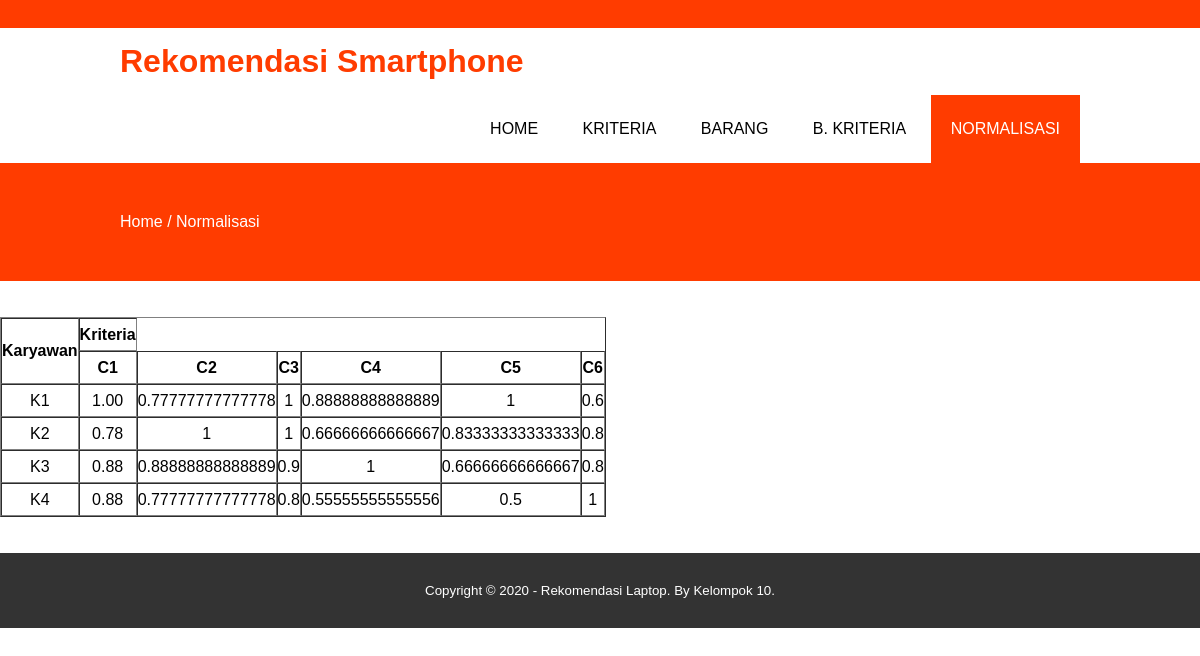
Screenshot of /normalisasi.php with the database file from the repository.
### tables this page shows
CREATE TABLE `kriteria_saw` (
  `id_kriteria` int(11) NOT NULL,
  `nama_kriteria` varchar(30) NOT NULL,
  `jenis` enum('cost','benefit') NOT NULL,
  `bobot` double NOT NULL
);

CREATE TABLE `karyawan_saw` (
  `id_karyawan` int(11) NOT NULL,
  `nama_karyawan` varchar(20) NOT NULL,
  `alamat` varchar(50) NOT NULL
);

### Saw.php (called while the page is built)
<?php
class Saw
{
  private $db;
  function __construct()
  {
    $this->db = new PDO('mysql:host=localhost;dbname=spk_saw', "root", "");
  }
  public function get_data_kriteria(){
    $stmt = $this->db->prepare("SELECT*FROM kriteria_saw ORDER BY id_kriteria");
    $stmt->execute();
		return $stmt;
  }
  public function get_data_karyawan(){
    $stmt = $this->db->prepare("SELECT*FROM karyawan_saw ORDER BY id_karyawan");
    $stmt->execute();
    return $stmt;
  }
  public function get_data_kriteria_id($id){
    $stmt = $this->db->prepare("SELECT*FROM kriteria_saw WHERE id_kriteria='$id' ORDER BY id_kriteria");
    $stmt->execute();
		return $stmt;
  }
  public function get_data_nilai_id($id){
    $stmt = $this->db->prepare("SELECT*FROM nilai_saw WHERE id_karyawan='$id' ORDER BY id_kriteria");
    $stmt->execute();
    return $stmt;
  }
  public function nilai_max($id){
    $stmt = $this->db->prepare("SELECT id_kriteria, MAX(nilai) AS max FROM nilai_saw WHERE id_kriteria='$id' GROUP BY id_kriteria");
    $stmt->execute();
    return $stmt;
  }
  public function nilai_min($id){
    $stmt = $this->db->prepare("SELECT id_kriteria, MIN(nilai) AS min FROM nilai_saw WHERE id_kriteria='$id' GROUP BY id_kriteria");
    $stmt->execute();
    return $stmt;
  }
}
 ?>

### normalisasi.php (the view, shortened to what this page needs)
<?php
$saw = new Saw();
 ?>
<html>
<head>
	<link rel="stylesheet" type="text/css" href="css/style.css">
	<link rel="stylesheet" type="text/css" href="https://cdnjs.cloudflare.com/ajax/libs/font-awesome/5.13.0/css/all.min.css">
</head>
<body>
	<div class="medsos">
		<div class="container">
			<ul>
			</ul>
		</div>
	</div>
	<header>
		<div class="container">
			<h1><a href="index.php">Rekomendasi Smartphone</a></h1>
			<ul>
				<li><a href="index.php">HOME</a></li>
				<li><a href="kriteria.php">KRITERIA</a></li>
				<li><a href="barang.php">BARANG</a></li>
				<li><a href="b_kriteria.php">B. KRITERIA</a></li>
                <li class="active"><a href="normalisasi.php">NORMALISASI</a></li>
			</ul>
		</div>
	</header>
	<section class="label">
		<div class="container">
			<p>Home / Normalisasi</p>
		</div>
	</section>
    <br><br>
    <table border="1" cellspacing="0" height="200" width="600">
  <tr>
    <th rowspan="2">Karyawan</th>
    <th colspan="<?php echo $jml_kriteria; ?>">Kriteria</th>
  </tr>
  <tr>
  <?php
  $kriteria = $saw->get_data_kriteria();
  while ($data_kriteria = $kriteria->fetch(PDO::FETCH_ASSOC)) {
  ?>
      <th>C<?php echo $data_kriteria['id_kriteria']; ?></th>
  <?php } ?>
  </tr>
  <?php
  $karyawan = $saw->get_data_karyawan();
  while ($data_karyawan = $karyawan->fetch(PDO::FETCH_ASSOC)) {
  ?>
    <tr>
      <td><center>K<?php echo $data_karyawan['id_karyawan']; ?></center></td>
      <?php
      $nilai = $saw->get_data_nilai_id($data_karyawan['id_karyawan']);
      while ($data_nilai = $nilai->fetch(PDO::FETCH_ASSOC)) {
        $kriteria = $saw->get_data_kriteria_id($data_nilai['id_kriteria']);
        while ($data_kriteria = $kriteria->fetch(PDO::FETCH_ASSOC)) {
          if ($data_kriteria['jenis']=="cost") {
            $min = $saw->nilai_min($data_nilai['id_kriteria']);
            while ($data_min = $min->fetch(PDO::FETCH_ASSOC)) { ?>
              <td>
                <center>
                  <?php
                   echo number_format($hasil = $data_min['min']/$data_nilai['nilai'],2);
                   ?>
                 </center>
              </td>
            <?php } ?>
          <?php }elseif ($data_kriteria['jenis']=="benefit") {
            $max = $saw->nilai_max($data_nilai['id_kriteria']);
            while ($data_max = $max->fetch(PDO::FETCH_ASSOC)) { ?>
              <td>
                <center>
                  <?php
                  echo $hasil = $data_nilai['nilai']/$data_max['max'];
                  ?>
                </center>
              </td>
            <?php } ?>
          <?php }
        ?>
        <?php } } ?>
    </tr>
  <?php } ?>
</table>
<br><br>
	<footer>
		<div class="container">
			<small>Copyright &copy; 2020 - Rekomendasi Laptop. By Kelompok 10.</small>
		</div>
	</footer>
</body>
</html>

### css/style.css (style rules this page uses)
* { padding: 0; margin: 0; font-family: sans-serif; }
a { color: inherit; text-decoration: none; }
.medsos { padding: 5px 0; background-color: #ff3c00; }
.container { width: 80%; margin: 0 auto; }
.container:after { content: ''; display: block; clear: both; }
header h1 { float: left; padding: 15px 0; color: #ff3c00; }
header ul { float: right; }
header ul li { display: inline-block; }
header ul li a { padding: 25px 20px; display: inline-block; }
.active { background-color: #ff3c00; color: #fff; }
section { padding: 50px 0; }
footer { padding: 30px 0; background-color: #333; color: #fff; text-align: center; }
.label { background-color: #ff3c00; color: #fff; }

### rows the page displays
kriteria_saw: id_kriteria "1", nilai "1.00", nilai "0.78", nilai "0.88"
kriteria_saw: id_kriteria "2", max "0.77777777777778", max "1", max "0.88888888888889"
kriteria_saw: id_kriteria "3", max "1", max "0.9", max "0.8"
kriteria_saw: id_kriteria "4", max "0.88888888888889", max "0.66666666666667", max "1", max "0.55555555555556"
kriteria_saw: id_kriteria "5", max "1", max "0.83333333333333", max "0.66666666666667", max "0.5"
kriteria_saw: id_kriteria "6", max "0.6", max "0.8", max "1"
karyawan_saw: id_karyawan "1"
karyawan_saw: id_karyawan "2"
karyawan_saw: id_karyawan "3"
karyawan_saw: id_karyawan "4"
